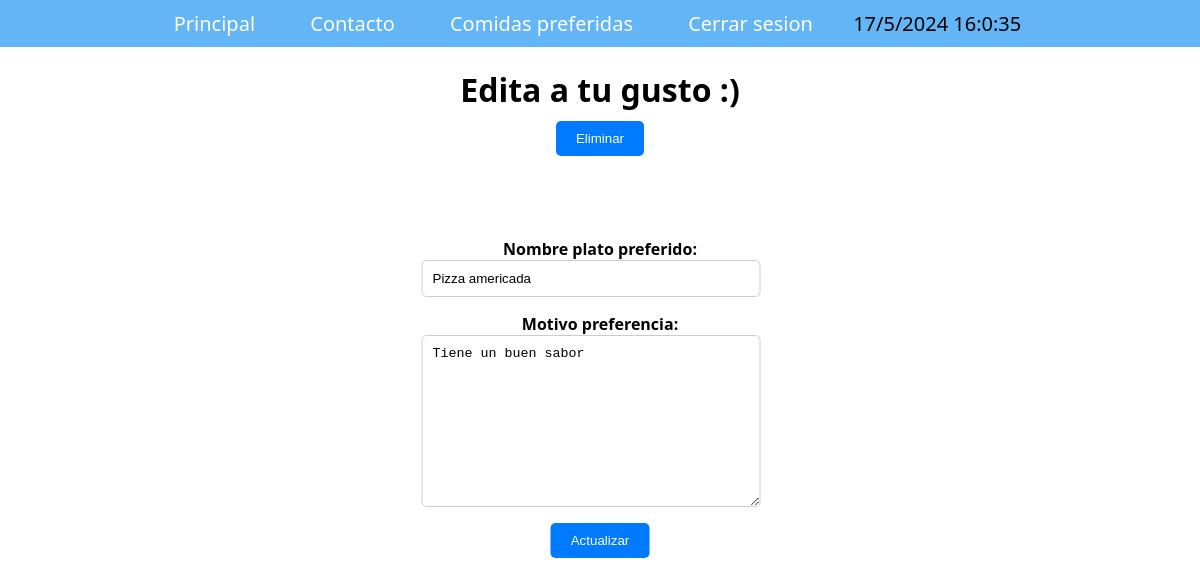
The app's page /editar_preferencia/33/actualizar (signed in) with its own data.
### miapp/models.py (models this page shows, shortened)
class Preferencia(models.Model):
    usuario = models.ForeignKey(User, on_delete=models.CASCADE)
    nombre_plato_preferido = models.CharField(max_length=255, null=True)
    motivo_preferencia = models.TextField(null=True)
    preferido = models.BooleanField(default=True)

### miapp/views.py (the view)
# urls.py: path('editar_preferencia/<int:id_preferencia>/',
@login_required
def editar_preferencia(request, id_preferencia):
    preferencia = get_object_or_404(
        Preferencia, pk=id_preferencia, usuario=request.user)
    try:
        if request.method == 'GET':
            formularioPreferencia = CrearFormularioPreferencia(
                instance=preferencia)
            return render(request, 'editar_preferencia.html', {
                'preferencia': preferencia,
                'form': formularioPreferencia,
            })
        else:
            formularioPreferencia = CrearFormularioPreferencia(
                request.POST, instance=preferencia)
            formularioPreferencia.save()
            return redirect('preferencias')
    except ValueError:
        return render(request, 'editar_preferencia.html', {
            'preferencia': preferencia,
            'formularioPreferencia': formularioPreferencia,
            'error': 'Error al actualizar la preferencia',
        })

### miapp/forms.py
class CrearFormularioPreferencia(forms.ModelForm):
    class Meta:
        model = Preferencia
        fields = ('nombre_plato_preferido', 'motivo_preferencia')

### templates/editar_preferencia.html (shortened to what this page needs)
{% extends 'base.html' %}
{% block content %}
    <div class="contenedor-principal">
        <h1 class="titulo">Edita a tu gusto :)</h1>
        <form method="POST" class="formulario">
            <div class="grupo-formulario">
                {{ form.as_p }}
                <button type="submit">Actualizar</button>
            </div>
        </form>
        <form action="{% url 'eliminar_preferencia' preferencia.id %}" method="POST">
            <div class="grupo-formulario">
                <button type="submit">Eliminar</button>
            </div>
        </form>
    </div>
{% endblock %}

### static/css/main.css (style rules this page uses)
:root { color-scheme: light dark; font-family: system-ui; }
body { margin: 0; }
.contenedor-principal { text-align: center; margin: 20px; }
.titulo { margin-bottom: 10px; }
.formulario { max-width: 400px; margin: auto; position: absolute; top: 50%; left: 50%; transform: translate(-50%, -50%); text-align: center; }
.grupo-formulario { margin-bottom: 20px; text-align: left; }
label { display: block; font-weight: bold; text-align: center; }
input[type="text"], input[type="password"] { width: 100%; padding: 10px; border: 1px solid #ccc; border-radius: 5px; box-sizing: border-box; }
button { padding: 10px 20px; border: none; border-radius: 5px; background-color: #007bff; color: #fff; cursor: pointer; transition: background-color 0.3s ease; display: block; margin: 10px auto; }
.grupo-formulario { margin-bottom: 20px; }
input[type="text"], input[type="email"], textarea { width: 95%; padding: 10px; border: 1px solid #ccc; border-radius: 5px; }

### records on screen
Preferencia: nombre_plato_preferido "Pizza americada", motivo_preferencia "Tiene un buen sabor"
